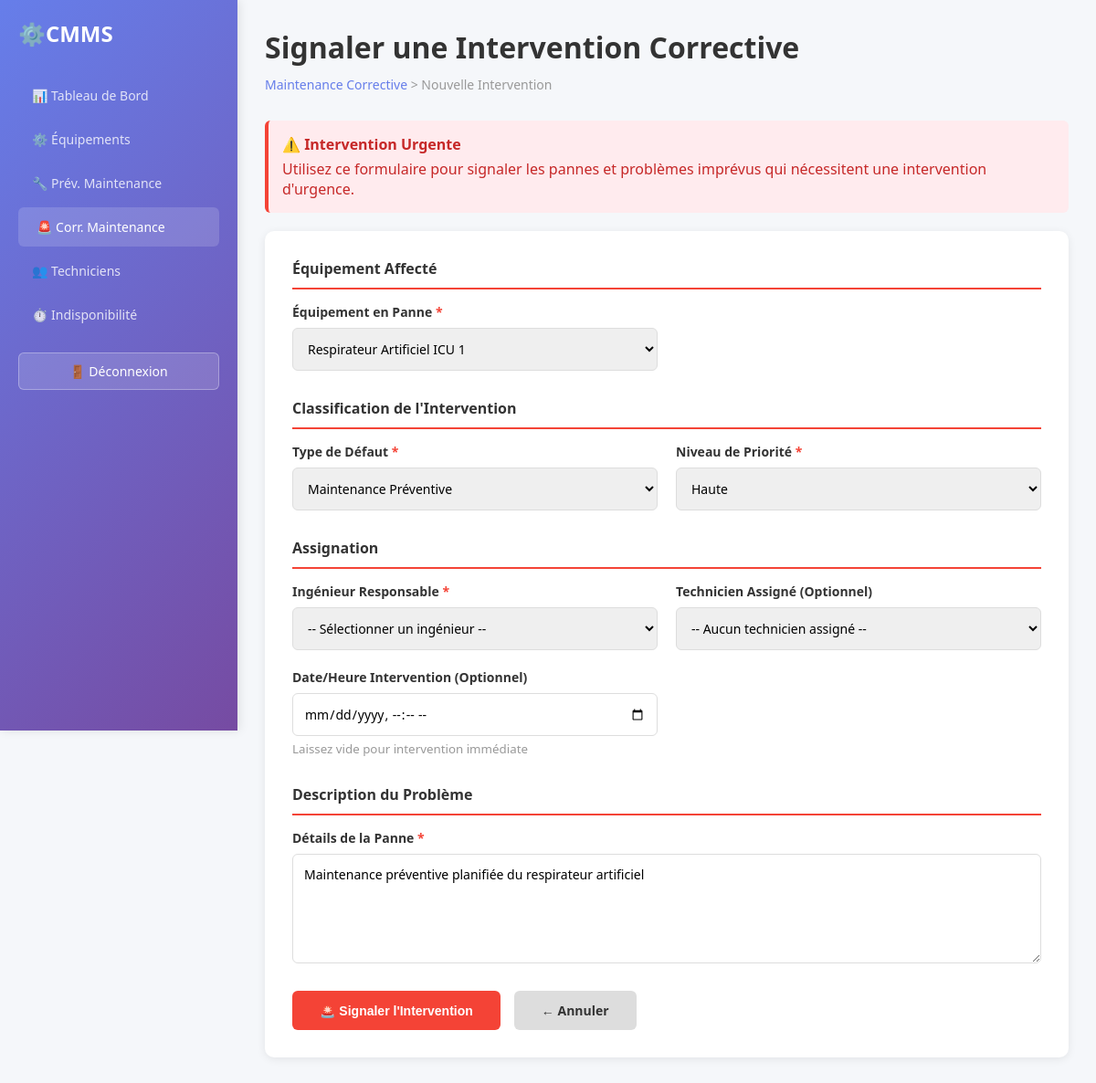
The page /engineer/add_intervention.php?maintenance_id=6 (signed in) on the database its author committed.
### tables this page shows
CREATE TABLE Maintenance
(
  Maintenance_ID INT PRIMARY KEY AUTO_INCREMENT,
  Asset_ID SMALLINT NOT NULL,
  Type_ID SMALLINT NOT NULL,
  Priority_ID SMALLINT NOT NULL,
  Reported_Date DATETIME NOT NULL,
  Scheduled_Date DATETIME NOT NULL,
  Started_Date DATETIME,
  Completed_Date DATETIME,
  Assigned_Engineer_ID INT NOT NULL,
  Assigned_Technician_ID SMALLINT,
  Description VARCHAR(300),

  FOREIGN KEY (Asset_ID) REFERENCES Assets(Asset_ID),
  FOREIGN KEY (Type_ID) REFERENCES Maintenance_Type(Type_ID),
  FOREIGN KEY (Priority_ID) REFERENCES Maintenance_Priority(Priority_ID),
  FOREIGN KEY (Assigned_Engineer_ID) REFERENCES Biomedical_Engineers(Engineer_ID),
  FOREIGN KEY (Assigned_Technician_ID) REFERENCES Technicians(Technician_ID)
);

CREATE TABLE Maintenance_Type
(
  Type_ID SMALLINT PRIMARY KEY AUTO_INCREMENT,
  Type_Name VARCHAR(60) NOT NULL UNIQUE,
  Description VARCHAR(300),
  Is_Planned BOOLEAN NOT NULL DEFAULT TRUE
);

CREATE TABLE Maintenance_Priority
(
  Priority_ID SMALLINT PRIMARY KEY AUTO_INCREMENT,
  Priority_Name VARCHAR(60) NOT NULL UNIQUE,
  Priority_Level TINYINT NOT NULL,
  Response_Time_Hours SMALLINT NOT NULL,
  Description VARCHAR(300)
);

### config/config.php (called while the page is built, shortened)
<?php
try {
    $conn = new mysqli(DB_HOST, DB_USER, DB_PASS, DB_NAME);
        ?>
        <?php
    $conn->set_charset("utf8mb4");
} catch (Exception $e) {
    die("Erreur de connexion: " . $e->getMessage());
}
function fetch_all($query) {
    global $conn;
    $result = $conn->query($query);
    if ($result) {
        return $result->fetch_all(MYSQLI_ASSOC);
    }
    return [];
}
function fetch_one($query) {
    global $conn;
    $result = $conn->query($query);
    if ($result) {
        return $result->fetch_assoc();
    }
    return null;
}
?>

### engineer/add_intervention.php (the view, shortened to what this page needs)
<?php
require_once '../config/config.php';
$maintenance_id = isset($_GET['maintenance_id']) ? intval($_GET['maintenance_id']) : 0;
$panne_id = isset($_GET['panne_id']) ? intval($_GET['panne_id']) : 0;
$pre_filled_asset_id = '';
$pre_filled_type_id = '';
$pre_filled_priority_id = '';
$pre_filled_description = '';
if ($maintenance_id > 0) {
    $maintenance_query = "SELECT m.*, a.Asset_ID FROM Maintenance m
                          INNER JOIN Assets a ON m.Asset_ID = a.Asset_ID
                          WHERE m.Maintenance_ID = " . intval($maintenance_id);
    $pre_filled_maintenance = fetch_one($maintenance_query);
    if ($pre_filled_maintenance) {
        $pre_filled_asset_id = $pre_filled_maintenance['Asset_ID'];
        $pre_filled_type_id = $pre_filled_maintenance['Type_ID'];
        $pre_filled_priority_id = $pre_filled_maintenance['Priority_ID'];
        $pre_filled_description = $pre_filled_maintenance['Description'];
    }
}
$assets_query = "SELECT * FROM Assets ORDER BY Asset_Name ASC";
$assets = fetch_all($assets_query);
$types_query = "SELECT * FROM Maintenance_Type ORDER BY Type_Name ASC";
$types = fetch_all($types_query);
$priority_query = "SELECT * FROM Maintenance_Priority ORDER BY Priority_Level ASC";
$priorities = fetch_all($priority_query);
?>
<!DOCTYPE html>
<html lang="fr">
<head>
</head>
<body>
    <div class="container">
        <aside class="sidebar">
            <div class="logo">⚙️ <span>CMMS</span></div>
            <ul class="nav-menu">
                <li><a href="dashboard.php">📊 Tableau de Bord</a></li>
                <li><a href="equipment.php">⚙️ Équipements</a></li>
                <li><a href="preventive_maintenance.php">🔧 Prév. Maintenance</a></li>
                <li><a href="corrective_maintenance.php" class="active">🚨 Corr. Maintenance</a></li>
                <li><a href="users.php">👥 Techniciens</a></li>
                <li><a href="downtime.php">⏱️ Indisponibilité</a></li>
            </ul>
            <a href="../auth/logout.php" class="logout-btn">🚪 Déconnexion</a>
        </aside>
        <main class="main-content">
            <div class="header">
                <h1>Signaler une Intervention Corrective</h1>
                <div class="breadcrumb">
                    <a href="corrective_maintenance.php">Maintenance Corrective</a> > Nouvelle Intervention
                </div>
            </div>
            <div class="alert-banner">
                <strong>⚠️ Intervention Urgente</strong>
                Utilisez ce formulaire pour signaler les pannes et problèmes imprévus qui nécessitent une intervention d'urgence.
            </div>
            <form class="form-container" method="POST">
                <div class="form-section">
                    <div class="form-section-title">Équipement Affecté</div>
                    <div class="form-row">
                        <div class="form-group">
                            <label for="asset_id">Équipement en Panne <span class="required">*</span></label>
                            <select id="asset_id" name="asset_id" required>
                                <?php if (!empty($assets)): ?>
                                    <?php foreach ($assets as $asset): ?>
                                        <option value="<?php echo $asset['Asset_ID']; ?>"
                                            <?php echo ($pre_filled_asset_id == $asset['Asset_ID']) ? 'selected' : ''; ?>>
                                            <?php echo htmlspecialchars($asset['Asset_Name']); ?>
                                        </option>
                                    <?php endforeach; ?>
                                <?php endif; ?>
                            </select>
                        </div>
                    </div>
                </div>
                <div class="form-section">
                    <div class="form-section-title">Classification de l'Intervention</div>
                    <div class="form-row">
                        <div class="form-group">
                            <label for="type_id">Type de Défaut <span class="required">*</span></label>
                            <select id="type_id" name="type_id" required>
                                <?php if (!empty($types)): ?>
                                    <?php foreach ($types as $type): ?>
                                        <option value="<?php echo $type['Type_ID']; ?>"
                                            <?php echo ($pre_filled_type_id == $type['Type_ID']) ? 'selected' : ''; ?>>
                                            <?php echo htmlspecialchars($type['Type_Name']); ?>
                                        </option>
                                    <?php endforeach; ?>
                                <?php endif; ?>
                            </select>
                        </div>
                        <div class="form-group">
                            <label for="priority_id">Niveau de Priorité <span class="required">*</span></label>
                            <select id="priority_id" name="priority_id" required>
                                <?php if (!empty($priorities)): ?>
                                    <?php foreach ($priorities as $priority): ?>
                                        <option value="<?php echo $priority['Priority_ID']; ?>"
                                            <?php echo ($pre_filled_priority_id == $priority['Priority_ID']) ? 'selected' : ''; ?>>
                                            <?php echo htmlspecialchars($priority['Priority_Name']); ?>
                                        </option>
                                    <?php endforeach; ?>
                                <?php endif; ?>
                            </select>
                        </div>
                    </div>
                </div>
                <div class="form-section">
                    <div class="form-section-title">Assignation</div>
                    <div class="form-row">
                        <div class="form-group">
                            <label for="engineer_id">Ingénieur Responsable <span class="required">*</span></label>
                            <select id="engineer_id" name="engineer_id" required>
                                <option value="">-- Sélectionner un ingénieur --</option>
                            </select>
                        </div>
                        <div class="form-group">
                            <label for="technician_id">Technicien Assigné (Optionnel)</label>
                            <select id="technician_id" name="technician_id">
                                <option value="">-- Aucun technicien assigné --</option>
                            </select>
                        </div>
                    </div>
                    <div class="form-row">
                        <div class="form-group">
                            <label for="scheduled_date">Date/Heure Intervention (Optionnel)</label>
                            <input type="datetime-local" id="scheduled_date" name="scheduled_date">
                            <small style="color: #999; margin-top: 5px;">Laissez vide pour intervention immédiate</small>
                        </div>
                    </div>
                </div>
                <div class="form-section">
                    <div class="form-section-title">Description du Problème</div>
                    <div class="form-row full">
                        <div class="form-group">
                            <label for="description">Détails de la Panne <span class="required">*</span></label>
                            <textarea id="description" name="description" required placeholder="Décrivez précisément:
- Les symptômes observés
- Les messages d'erreur (s'il y en a)
- Quand le problème s'est produit
- Impact sur les opérations hospitalières
- Toute action déjà tentée"><?php echo htmlspecialchars($pre_filled_description); ?></textarea>
                        </div>
                    </div>
                </div>
                <div class="form-actions">
                    <button type="submit" class="btn btn-submit">🚨 Signaler l'Intervention</button>
                    <a href="corrective_maintenance.php" class="btn btn-cancel">← Annuler</a>
                </div>
            </form>
        </main>
    </div>
</body>
</html>

### engineer/add_intervention.php (style rules this page uses)
* { margin: 0; padding: 0; box-sizing: border-box; }
body { font-family: 'Segoe UI', Tahoma, Geneva, Verdana, sans-serif; background-color: #f5f7fa; color: #333; }
.container { display: flex; min-height: 100vh; }
.sidebar { width: 260px; background: linear-gradient(135deg, #667eea 0%, #764ba2 100%); color: white; padding: 20px; position: fixed; height: 100vh; overflow-y: auto; box-shadow: 2px 0 10px rgba(0, 0, 0, 0.1); }
.logo { display: flex; align-items: center; margin-bottom: 30px; font-size: 24px; font-weight: bold; }
.nav-menu { list-style: none; }
.nav-menu li { margin-bottom: 5px; }
.nav-menu a { display: flex; align-items: center; padding: 12px 15px; color: rgba(255, 255, 255, 0.8); text-decoration: none; border-radius: 6px; transition: all 0.3s; font-size: 14px; }
.nav-menu a:hover, .nav-menu a.active { background: rgba(255, 255, 255, 0.15); color: white; padding-left: 20px; }
.logout-btn { width: 100%; padding: 10px; background: rgba(255, 255, 255, 0.15); color: white; border: 1px solid rgba(255, 255, 255, 0.3); border-radius: 6px; cursor: pointer; font-size: 14px; margin-top: 20px; transition: all 0.3s; text-decoration: none; display: block; text-align: center; }
.main-content { flex: 1; margin-left: 260px; padding: 30px; }
.header { margin-bottom: 30px; }
.header h1 { font-size: 32px; color: #333; margin-bottom: 10px; }
.breadcrumb { font-size: 14px; color: #999; margin-bottom: 20px; }
.breadcrumb a { color: #667eea; text-decoration: none; }
.form-container { background: white; border-radius: 10px; box-shadow: 0 2px 10px rgba(0, 0, 0, 0.08); padding: 30px; max-width: 900px; }
.alert-banner { background: #ffebee; border-left: 4px solid #f44336; padding: 15px; border-radius: 6px; margin-bottom: 20px; color: #c62828; }
.alert-banner strong { display: block; margin-bottom: 5px; }
.form-section { margin-bottom: 30px; }
.form-section-title { font-size: 16px; font-weight: 600; color: #333; margin-bottom: 15px; padding-bottom: 10px; border-bottom: 2px solid #f44336; }
.form-row { display: grid; grid-template-columns: 1fr 1fr; gap: 20px; margin-bottom: 20px; }
.form-row.full { grid-template-columns: 1fr; }
.form-group { display: flex; flex-direction: column; }
label { font-weight: 600; margin-bottom: 8px; color: #333; font-size: 14px; }
input[type="text"], input[type="datetime-local"], select, textarea { padding: 12px; border: 1px solid #ddd; border-radius: 6px; font-size: 14px; font-family: inherit; transition: border 0.3s; }
textarea { resize: vertical; min-height: 120px; }
.required { color: #f44336; }
.form-actions { display: flex; gap: 15px; margin-top: 30px; }
.btn { padding: 12px 30px; border: none; border-radius: 6px; font-size: 14px; font-weight: 600; cursor: pointer; transition: all 0.3s; }
.btn-submit { background: #f44336; color: white; }
.btn-cancel { background: #ddd; color: #333; text-decoration: none; display: inline-flex; align-items: center; }

### rows shown on the page
maintenance: type_id "Maintenance Préventive", priority_id "Haute", description "Maintenance préventive planifiée du respirateur artificiel"

### other values the page prints
form field asset_id "Respirateur Artificiel ICU 1"
